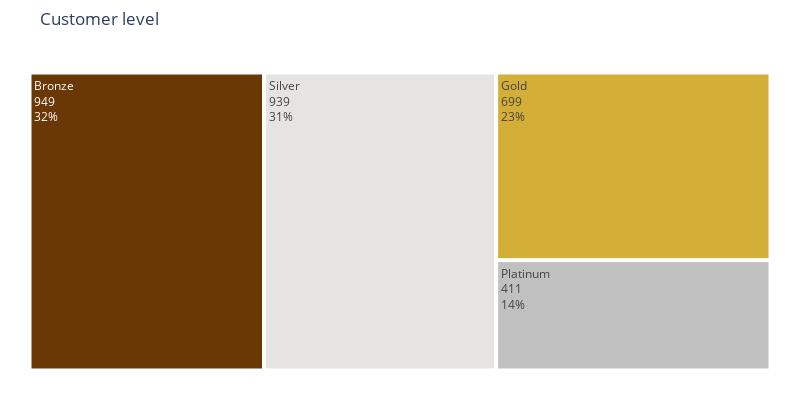

Notebook source saved alongside this figure:
### Code cell
colors = ['#6A3805','#e5e4e2','#d4af37','#c0c0c0']

fig = px.treemap(fig, path=['level'],values='Seller Count', width=800, height=400, title="Customer level")
fig.update_layout(
    treemapcolorway = colors, 
    margin = dict(t=50, l=25, r=25, b=25))

fig.data[0].textinfo = 'label+text+value+percent root'
fig.show()

### Figure 1 — Plotly figure (JSON) as saved in the notebook; plotly's stock layout.template omitted (floating-point values rounded to 4 significant figures)
{"data": [{"branchvalues": "total", "domain": {"x": [0, 1], "y": [0, 1]}, "hovertemplate": "labels=%{label}<br>Seller Count=%{value}<br>parent=%{parent}<br>id=%{id}<extra></extra>", "ids": ["Bronze", "Gold", "Platinum", "Silver"], "labels": ["Bronze", "Gold", "Platinum", "Silver"], "name": "", "parents": ["", "", "", ""], "textinfo": "label+text+value+percent root", "type": "treemap", "values": [949, 699, 411, 939]}], "layout": {"height": 400, "legend": {"tracegroupgap": 0}, "margin": {"b": 25, "l": 25, "r": 25, "t": 50}, "title": {"text": "Customer level"}, "treemapcolorway": ["#6A3805", "#e5e4e2", "#d4af37", "#c0c0c0"], "width": 800}}
